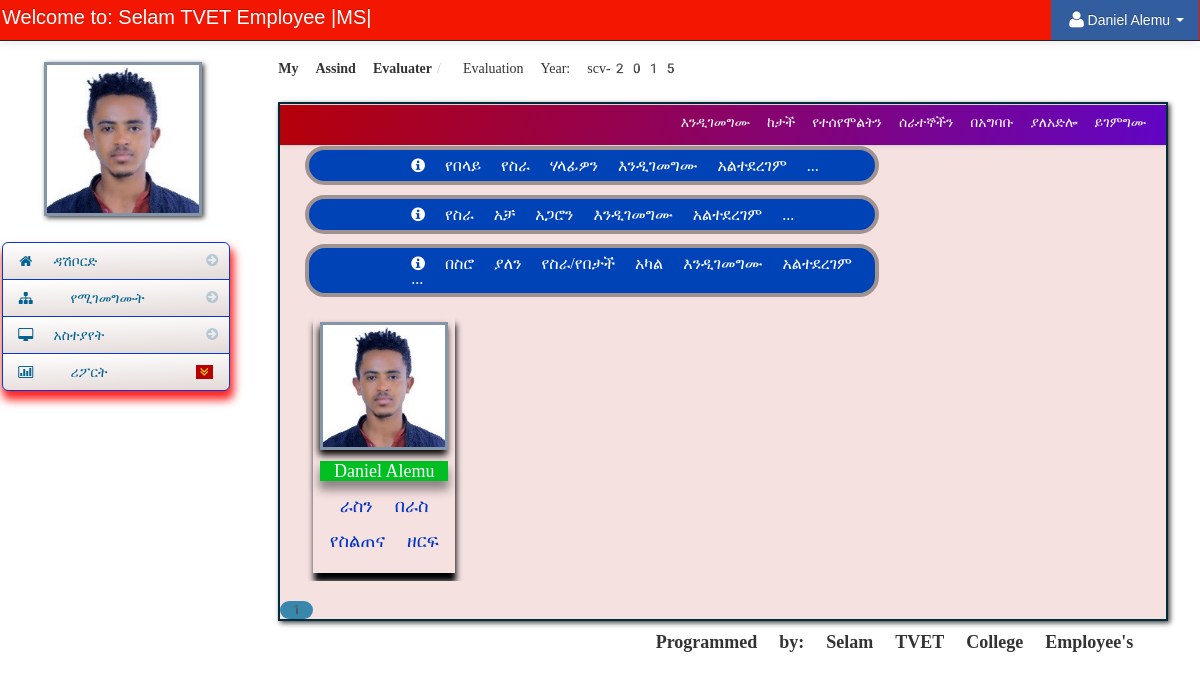
/employeeevaluation/photo.php (signed in), run on the app's committed database.
### tables this page shows
CREATE TABLE `employee` (
  `employee_id` int(100) NOT NULL,
  `emplo_id` int(100) NOT NULL,
  `firstname` varchar(100) NOT NULL,
  `lastname` varchar(100) NOT NULL,
  `middle_name` varchar(100) NOT NULL,
  `gender` varchar(50) NOT NULL,
  `program_id` int(100) NOT NULL,
  `job_title_id` int(11) NOT NULL,
  `emp_ID` varchar(100) NOT NULL,
  `password` varchar(100) NOT NULL,
  `location` varchar(100) NOT NULL,
  `About` varchar(100) NOT NULL,
  `signature_img` varchar(255) NOT NULL
);

CREATE TABLE `evaluation_year` (
  `evaluation_year_id` int(11) NOT NULL,
  `evaluation_year` varchar(100) NOT NULL
);

CREATE TABLE `self` (
  `self_id` int(100) NOT NULL,
  `employee_id` int(100) NOT NULL,
  `emplo_id` int(100) NOT NULL,
  `thumbnails` varchar(100) NOT NULL,
  `program_id` int(100) NOT NULL
);

CREATE TABLE `job_title` (
  `job_title_id` int(11) NOT NULL,
  `job_title_name` varchar(100) NOT NULL,
  `title` varchar(100) NOT NULL
);

### employeeevaluation/session.php (called while the page is built, shortened)
<?php
$session_id = $_SESSION['id'];
?>

### employeeevaluation/photo.php (the view, shortened to what this page needs)
<?php include('header.php'); ?>
<?php include('session.php'); ?>
<body>
	<?php include('navbar.php'); ?>
	<div class="container-fluid">
		<div class="row-fluid">
			<?php include('sidebar.php'); ?>
			<div class="span9" id="content">
				<ul class="breadcrumb">
					<?php
					$school_year_query = mysqli_query($conn, "select * from evaluation_year
					order by evaluation_year DESC") or die(mysqli_error());
					$school_year_query_row = mysqli_fetch_array($school_year_query);
					?>
					<li><a href="#"><b>My Assind Evaluater</b></a><span class="divider">/</span></li>
					<li><a href="#">Evaluation Year: <?php echo $school_year_query_row['evaluation_year']; ?></a></li>
				</ul>
				<div class="row-fluid">
					<div class="block">
						<div class="navbar navbar-inner block-header">
							<div id="" class="muted pull-right">እንዲገመግሙ ከታች የተሰየሞልትን ሰራተኞችን በአግባቡ ያለአድሎ ይገምግሙ
							</div>
						</div>
						<form method="post">
						<div class="block-content collapse in">
							<?php
							$query = mysqli_query($conn, "SELECT  *FROM yebelay
							LEFT JOIN employee ON yebelay.emplo_id=employee.employee_id
							LEFT JOIN programs ON yebelay.program_id=programs.program_id
							LEFT JOIN job_title ON employee.job_title_id=job_title.job_title_id
							LEFT JOIN wate_point ON yebelay.program_id=wate_point.program_id
							where yebelay.emplo_id != 0 and yebelay.employee_id='$session_id';") or die(mysqli_error());
							$count = mysqli_num_rows($query);
							?>
							<ul>
								<?php
								if ($count != '0') {
									while ($row = mysqli_fetch_array($query)) {
										$id = $row['employee_id']; ?>
									<li style="float: left;margin: 8px;padding: 7px;position: sticky;box-shadow: 1px 9px 6px 0px rgb(0 3 6);padding-top:60;width: 128px;list-style:none outside none; id="del<?php echo $id; ?>">
									<a href="my_classmates.php<?php echo '?id=' . $id; ?>&qid=19&wid=35">
											<img src="<?php echo $row['location'] ?>" class="img-polaroid">
												<div>
													<span>
													<p style="background: #00bf22;box-shadow: 0px 8px 10px 1px rgb(53 53 53 / 53%); color: white;font-family: cursive;">
															<?php echo $row['firstname'] . " " . $row['lastname']; ?></p>
													</span>
												</div>
											</a>
											<p class="class">ከበላይ የስራ ሃላፊ</p>
											<p class="subject"><?php echo $row['title']; ?></p>
										 </li>
									<?php }
								} else { ?>
									<div class="alert alert-info"><i class="icon-info-sign"></i> የበላይ የስራ ሃላፊዎን እንዲገመግሙ አልተደረገም ...</div>
								<?php } ?>
							</ul>
							<?php $query = mysqli_query($conn, "SELECT  *FROM acha
		                                 	LEFT JOIN employee ON acha.emplo_id=employee.employee_id
			                                 LEFT JOIN programs ON acha.program_id=programs.program_id
			                                  LEFT JOIN job_title ON employee.job_title_id=job_title.job_title_id
                                               LEFT JOIN wate_point ON acha.program_id=wate_point.program_id
								                    where acha.emplo_id != 0 and acha.employee_id='$session_id';") or die(mysqli_error());
							$count = mysqli_num_rows($query); ?>
							<ul>
								<?php
								if ($count != '0') {
									while ($row = mysqli_fetch_array($query)) {
										$id = $row['employee_id']; ?>
										<li style="float: left;margin: 8px;padding: 7px;position: sticky;box-shadow: 1px 9px 6px 0px rgb(0 3 6);padding-top:60;width: 128px;list-style:none outside none;">
										    <a href="my_classmates.php<?php echo '?id=' . $id; ?>&qid=22&wid=20">
										      <img src="<?php echo $row['location'] ?>" class="img-polaroid">
												<div>
													<span>
														<p style="background: #00bf22;box-shadow: 0px 8px 10px 1px rgb(53 53 53 / 53%); color: white;font-family: cursive;">
                                                   <?php echo $row['firstname'] . " " . $row['lastname']; ?></p>
													</span>
												</div>
											</a>
											<p class="class"> የስራ አቻ አጋር</p>
											<p class="subject"><?php echo $row['title']; ?></p>
										</li>
									<?php }
								} else { ?>
									<div class="alert alert-info"><i class="icon-info-sign"></i> የስራ አቻ አጋሮን እንዲገመግሙ አልተደረገም ...</div>
								<?php } ?>
							</ul>
							<?php $query = mysqli_query($conn, "SELECT  *FROM yebetach
			                               LEFT JOIN employee ON yebetach.emplo_id=employee.employee_id
			                               LEFT JOIN programs ON yebetach.program_id=programs.program_id
			                               LEFT JOIN job_title ON employee.job_title_id=job_title.job_title_id
                                           LEFT JOIN wate_point ON yebetach.program_id=wate_point.program_id
								 where yebetach.emplo_id != 0 and yebetach.employee_id='$session_id';") or die(mysqli_error());
							$count = mysqli_num_rows($query);
							?>
							<ul>
								<?php
								if ($count != '0') {
									while ($row = mysqli_fetch_array($query)) {
										$id = $row['employee_id'];?>
										<li style="float: left;margin: 8px;padding: 7px;position: sticky;box-shadow: 1px 9px 6px 0px rgb(0 3 6);padding-top:60;width: 128px;list-style:none outside none;">
										<a href="my_classmates.php<?php echo '?id=' . $id; ?>&qid=20&wid=20">
										<img src="<?php echo $row['location'] ?>" class="img-polaroid">
												<div>
													<span>
													<p style="background: #00bf22; box-shadow: 0px 8px 10px 1px rgb(53 53 53 / 53%); color: white;font-family: cursive;">
															<?php echo $row['firstname'] . " " . $row['lastname']; ?></p>
													</span>
												</div>
											</a>
											<p class="class">በስሮ ያለን</p>
											<p class="subject"><?php echo $row['title']; ?></p>
										</li>
									<?php }
								} else { ?>
									<div class="alert alert-info"><i class="icon-info-sign"></i> በስሮ ያለን የስራ/የበታች አካል እንዲገመግሙ አልተደረገም ...</div>
								<?php } ?>
							</ul>
							<?php $query = mysqli_query($conn, "SELECT  *FROM self
			                                LEFT JOIN employee ON self.emplo_id=employee.employee_id
			                                LEFT JOIN programs ON self.program_id=programs.program_id
			                                LEFT JOIN job_title ON employee.job_title_id=job_title.job_title_id
                                            LEFT JOIN wate_point ON self.program_id=wate_point.program_id
								 where self.emplo_id != 0 and self.employee_id='$session_id';") or die(mysqli_error());
							$count = mysqli_num_rows($query);
							?>
							<ul>
								<?php
								if ($count != '0') {
									while ($row = mysqli_fetch_array($query)) {
										$id = $row['employee_id'];?>
										<li style="float: left;margin: 8px;padding: 7px;position: sticky;box-shadow: 1px 9px 6px 0px rgb(0 3 6);padding-top:60;width: 128px;list-style:none outside none;">
										<a href="my_classmates.php<?php echo '?id=' . $id; ?>&qid=23&wid=10">
										<img src="<?php echo $row['location'] ?>" class="img-polaroid">
												<div>
													<span>
													<p style="background: #00bf22; box-shadow: 0px 8px 10px 1px rgb(53 53 53 / 53%); color: white;font-family: cursive;">
															<?php echo $row['firstname'] . " " . $row['lastname']; ?></p>
													</span>
												</div>
											</a>
											<p class="class">ራስን በራስ</p>
											<p class="subject"><?php echo $row['title']; ?></p>
										</li>
									<?php }
								} else { ?>
									<div class="alert alert-info"><i class="icon-info-sign"></i> ራስን በራስ  እንዲገመግሙ አልተደረገም ...</div>
								<?php } ?>
							</ul>
						  </div>
						</form>
						<span class="badge badge-info"><?php echo $count; ?></span>
					</div>
				</div>
				<?php include('footer.php'); ?>
			</div>
			<?php include('script.php'); ?>
</body>
</html>

### employeeevaluation/header.php (shortened to what this page needs)
<!DOCTYPE html>
<html class="no-js">
<head>
	<link href="bootstrap/css/bootstrap.min.css" rel="stylesheet" media="screen">
	<link href="bootstrap/css/bootstrap-responsive.min.css" rel="stylesheet" media="screen">
	<link href="bootstrap/css/font-awesome.css" rel="stylesheet" media="screen">
	<link href="bootstrap/css/my_style.css" rel="stylesheet" media="screen">
	<link href="vendors/easypiechart/jquery.easy-pie-chart.css" rel="stylesheet" media="screen">
	<link href="assets/styles.css" rel="stylesheet" media="screen">
	<link rel="stylesheet" href="Time/style.css">
	<link href="vendors/fullcalendar/fullcalendar.css" rel="stylesheet" media="screen">
	<link href="assets/DT_bootstrap.css" rel="stylesheet" media="screen">
	<link href="vendors/jGrowl/jquery.jgrowl.css" rel="stylesheet" media="screen">
	<link rel="stylesheet" type="text/css" href="vendors/bootstrap-wysihtml5/src/bootstrap-wysihtml5.css">
</head>

### employeeevaluation/navbar.php (shortened to what this page needs)
<div class="navbar navbar-fixed-top navbar-inverse">
    <div class="navbar-inner">
        <div class="container-fluid">
            <a class="brand" href="#">Welcome to: Selam TVET Employee |MS|</a>
            <div class="nav-collapse collapse">
                <ul class="nav pull-right" style="background:#325ea0;">
                    <?php $query = mysqli_query($conn, "select * from employee where employee_id = '$session_id'") or die(mysqli_error());
                    $row = mysqli_fetch_array($query);
                    ?>
                    <li class="dropdown">
                        <a href="#" role="button" class="dropdown-toggle" data-toggle="dropdown"> <i class="icon-user icon-large"></i><?php echo $row['firstname'] . " " . $row['lastname'];  ?> <i class="caret"></i></a>
                    </li>
                </ul>
            </div>
        </div>
    </div>
</div>

### employeeevaluation/sidebar.php (shortened to what this page needs)
<div class="span3" id="sidebar" style="position:static; top:7px;">
    <img id="avatar" class="img-polaroid" src="<?php echo $row['location']; ?>">
    <ul class="nav nav-list bs-docs-sidenav nav-collapse collapse" style="top:212px; width:312px; position:fixed;">
        <li> <a href="dashboard.php"><i class="icon-chevron-right"></i><i class="icon-home"></i>&nbsp;ዳሽቦርድ</a> </li>
        <li>
            <a href="photo.php"><i class="icon-chevron-right"></i><i class="icon-sitemap"></i>&nbsp; የሚገመግሙት</a>
        </li>
         <li>
            <a href="missage.php"><i class="icon-chevron-right"></i><i class="icon-desktop"></i>&nbsp;አስተያየት</a>
        </li>
        <li>
            <a href="javascript:;" role="button" class="dropdown-toggle" data-toggle="collapse" data-target="#bs7"><i class="icon-bar-chart"></i>&nbsp; ሪፖርት
                <div class="muted pull-right"><i class="icon-double-angle-down" style="background:#b70000;color:#ffef0e;"></i></div>
            </a>
        </li>
    </ul>
</div>

### employeeevaluation/footer.php (shortened to what this page needs)
<div class="pull-right">
        <footer>
                <p>Programmed by: Selam TVET College Employee's</p>
</div>

### employeeevaluation/script.php (shortened to what this page needs)
        <link href="vendors/datepicker.css" rel="stylesheet" media="screen">
      <link href="vendors/uniform.default.css" rel="stylesheet" media="screen">
      <link href="vendors/chosen.min.css" rel="stylesheet" media="screen">
<link href="vendors/datepicker.css" rel="stylesheet" media="screen">

### employeeevaluation/assets/styles.css (style rules this page uses)
body { padding-top: 4%; background-color:#ffe0e0db; background:url(../images/AdministracioCC81n-de-LMS.gif) no-repeat center center fixed; }
#content { margin-left:0px; }
.breadcrumb { margin: 0 0 0px; padding: 10px 0px; background-color: transparent; }
.block { background:url(../images/pixel-60fff.png) repeat scroll 0 0 rgb(233 181 181) !important; border: 2px solid #002d3a; background: white; margin: 1em 0em; -webkit-box-shadow: 2px 2px 5px rgba(0, 0, 6, 0.75); -moz-box-shadow: 2px 2px 5px rgba(0, 0, 6, 0.75); box-shadow: 2px 2px 5px rgba(0, 0, 6, 0.75); }
.block-content { min-height: .25em; }
.block-header { margin-bottom: 0px; border-right: none; border-left: none; -webkit-border-radius: 0px; -moz-border-radius: 0px; border-radius: 1px; background:linear-gradient(106deg, #b50008, #6105c5); }
.block-header div { padding-top: 10px; }
.bs-docs-sidenav { max-width: 228px; margin: 30px 0 0; padding: 0; background-color: #fff; -webkit-border-radius: 6px; -moz-border-radius: 6px; border-radius: 6px; -webkit-box-shadow: 0 1px 4px rgba(0,0,0,.065); -moz-box-shadow: 0 1px 4px rgba(0,0,0,.065); box-shadow: 2px 8px 8px 2px rgb(251 4 4 / 86%); }
.bs-docs-sidenav > li > a { display: block; width: 190px \9; margin: 0 0 -1px; padding: 8px 14px; border: 1px solid #0639c9; }
.bs-docs-sidenav > li:first-child > a { -webkit-border-radius: 6px 6px 0 0; -moz-border-radius: 6px 6px 0 0; border-radius: 6px 6px 0 0; }
.bs-docs-sidenav > li:last-child > a { -webkit-border-radius: 0 0 6px 6px; -moz-border-radius: 0 0 6px 6px; border-radius: 0 0 6px 6px; }
.bs-docs-sidenav .icon-chevron-right { float: right; margin-top: 2px; margin-right: -6px; opacity: .25; }

### data on the page
employee: firstname "Daniel", lastname "Alemu", location (picture)
evaluation_year: evaluation_year "scv-2015"
self: employee.location (picture), employee.firstname "Daniel", employee.lastname "Alemu", job_title.title "የስልጠና ዘርፍ"

### other printed values
$count "1"
